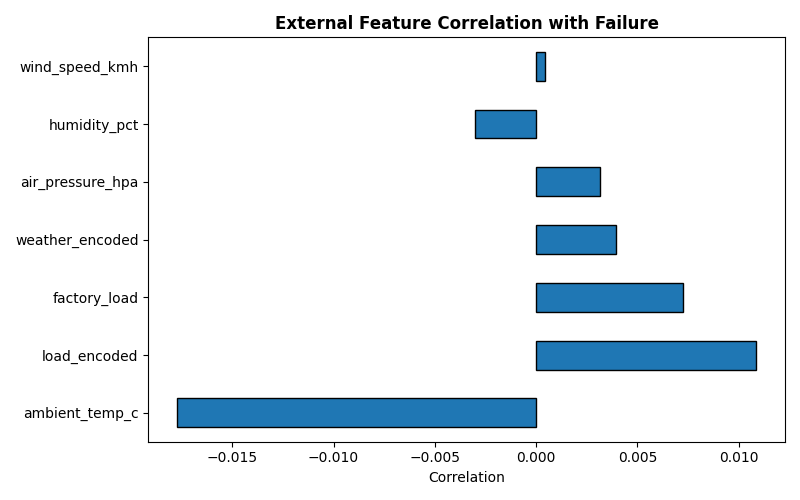

Recreate this plot in Python.
"""
external_feature_importance.py
==============================
Analyze importance of external context features.

Week 2 Day 2
"""

import pandas as pd
import matplotlib.pyplot as plt

from external_data.data_fusion import (
    create_fused_dataset
)


def analyze_external_features():

    fused_df = create_fused_dataset(
        'data/ai4i2020.csv'
    )

    target = 'Machine failure'

    external_features = [
        'ambient_temp_c',
        'humidity_pct',
        'wind_speed_kmh',
        'air_pressure_hpa',
        'weather_encoded',
        'factory_load',
        'load_encoded'
    ]

    corr = (
        fused_df[
            external_features + [target]
        ]
        .corr()[target]
        .drop(target)
        .sort_values(
            key=abs,
            ascending=False
        )
    )

    print("=" * 50)
    print("EXTERNAL FEATURE IMPORTANCE")
    print("=" * 50)
    print(corr)

    plt.figure(figsize=(8, 5))

    corr.plot(
        kind='barh',
        edgecolor='black'
    )

    plt.title(
        'External Feature Correlation with Failure',
        fontweight='bold'
    )

    plt.xlabel('Correlation')

    plt.tight_layout()

    plt.savefig(
        'src/external_feature_importance.png'
    )

    plt.close('all')

    print("✅ Plot saved!")


if __name__ == "__main__":
    analyze_external_features()
